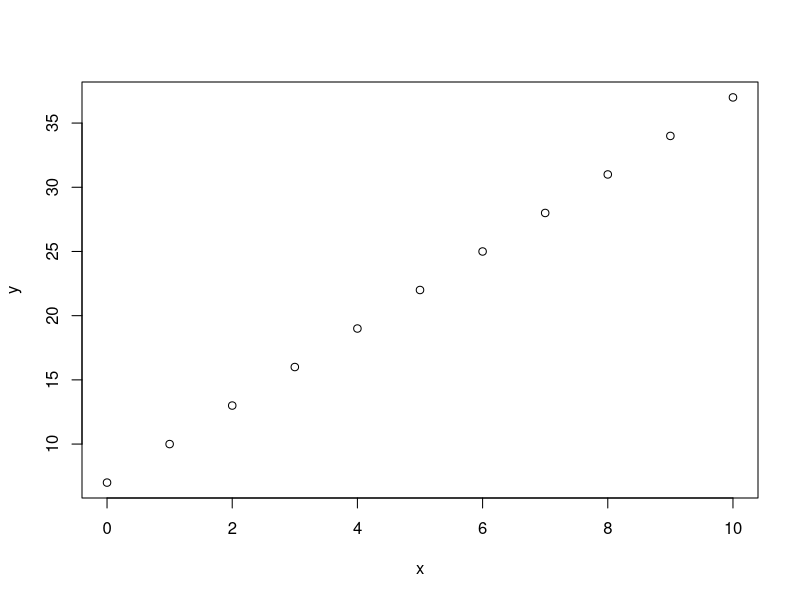
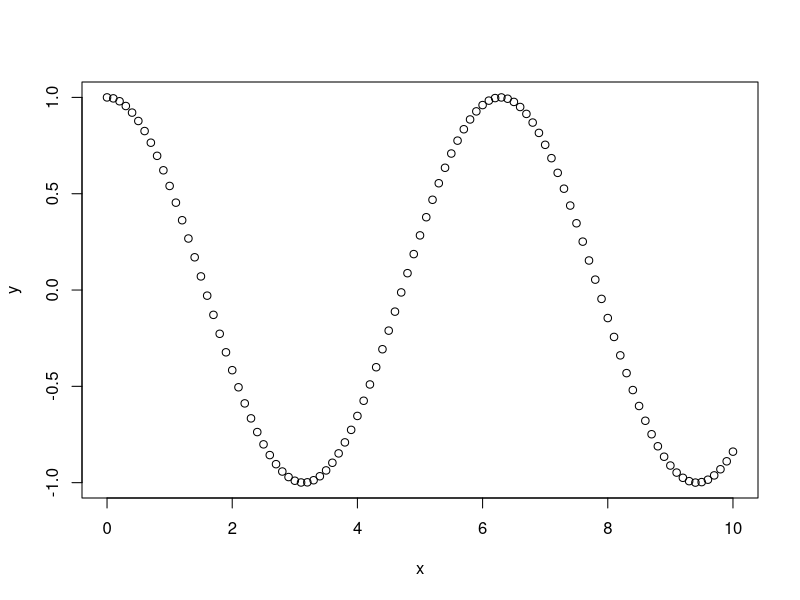

The R script that drew these images, in order:
## ---- chunk 1
# Type your code here.
## ---- chunk 2
x = seq(0,10,1)
a = 3
b = 7
y = a*x + b
plot(x,y)
## ---- chunk 3
# Type your code here.
## ---- chunk 4
# y of base values from previous assignment
y_base = y 

# sensitivity for a
a_change = 3.1 
b = 7
y_change = a_change*x + b
SS_a = sum(y_base-y_change)^2
# so the local sensitivity is (SS from the base value is obviously zero and is therefore not included):
LSA_a = SS_a / (a_change-a)

# sensitivity for b
a = 3 
b_change = 7.1
y_change = a*x + b_change
SS_b = sum(y_base-y_change)^2
# so the local sensitivity is (SS from the base value is obviously zero and is therefore not included):
LSA_b = SS_b / (b_change-b)

# In this particular example, $a$ and $b$ have no units, and we do not specify a scale of variation, because we are not investigating a physical system with clearly defined boundary conditions. Therefore, we can directly interpret the restuls obtained above. This shows that our model $y$ is more sensitive to parameter $a$ than to parameter $b$, given that we evaluate $y$ based on the SS-metric. 

## ---- chunk 5
# Type your code here.
## ---- chunk 6
# In this particular case, we know that different base values will not lead to a different sensitivity, because it is a linear function. Over linear functions, the sensitivity is constant over the complete function. We can simply check this with repeating the calculation: 

# y of base values 
x = seq(0,10,1)
a = 4
b = 6
y_base = a*x + b

# sensitivity for a
a_change = 4.1 
b = 6
y_change = a_change*x + b
SS_a = sum(y_base-y_change)^2
# so the local sensitivity is (SS from the base value is obviously zero and is therefore not included):
LSA_a = SS_a / (a_change-a)

# sensitivity for b
a = 4 
b_change = 6.1
y_change = a*x + b_change
SS_b = sum(y_base-y_change)^2
# so the local sensitivity is (SS from the base value is obviously zero and is therefore not included):
LSA_b = SS_b / (b_change-b)

## ---- chunk 7
# Type your code here.
## ---- chunk 8
x = seq(0, 10, 0.1)
y = cos(x)
plot(x,y)
